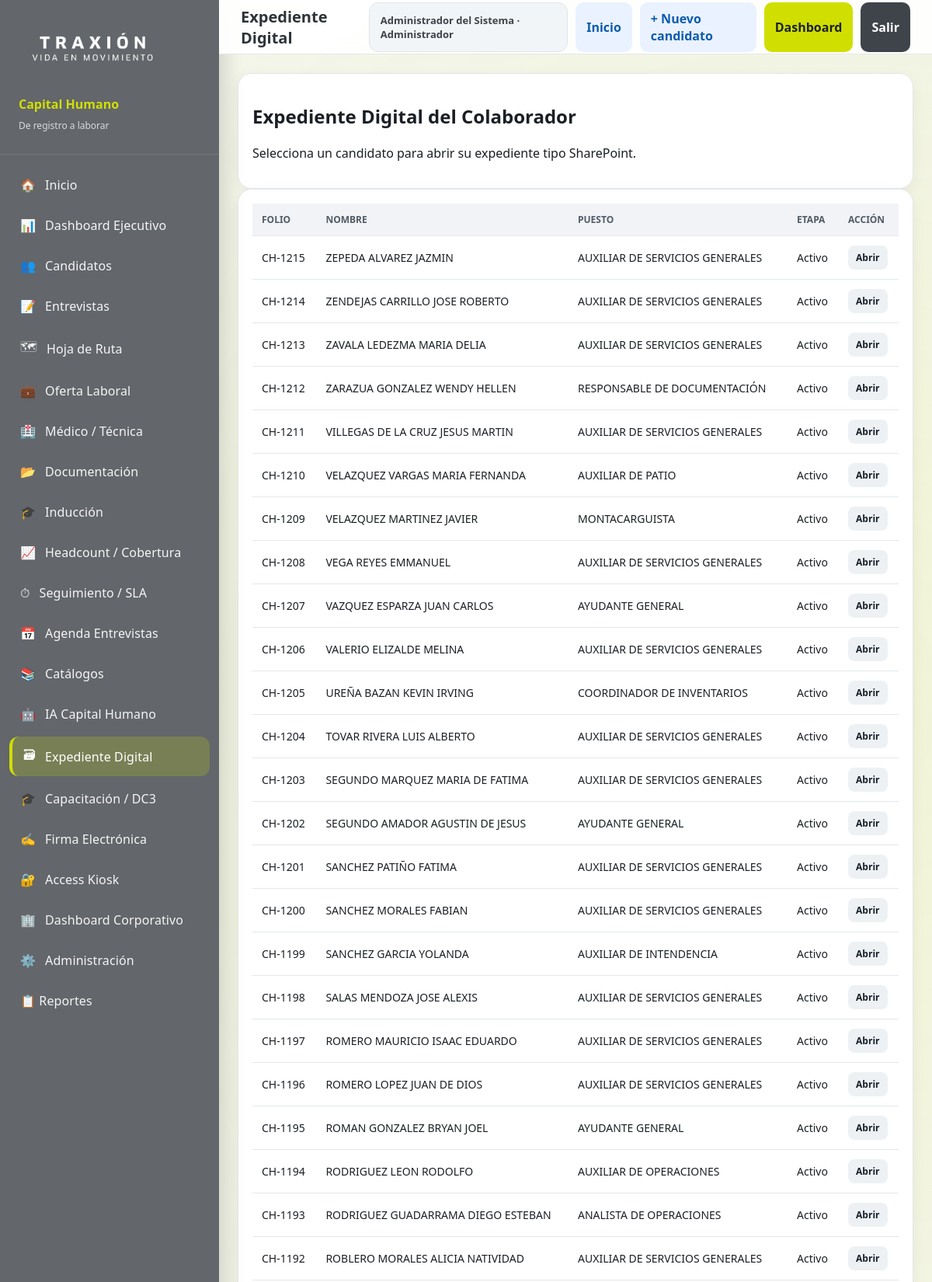
Screenshot of /expediente-digital (signed in, upper part) with the database file from the repository.
### tables this page shows
CREATE TABLE candidatos(
            id INTEGER PRIMARY KEY AUTOINCREMENT,
            folio TEXT UNIQUE,
            nombre TEXT NOT NULL,
            telefono TEXT,
            email TEXT,
            region TEXT,
            localidad TEXT,
            udn TEXT,
            puesto TEXT,
            reclutador TEXT,
            etapa TEXT DEFAULT 'Registro',
            estatus_macro TEXT DEFAULT 'Reclutamiento',
            fecha_entrevista TEXT,
            fecha_registro TEXT,
            fecha_actualizacion TEXT,
            motivo_rechazo TEXT,
            comentarios TEXT
        );

### app.py (the view)
@app.route("/expediente-digital")
def expediente_digital_panel():
    rows = query("SELECT * FROM candidatos WHERE etapa IN ('Activo','Entrega Operaciones','Induccion','Documentacion') ORDER BY id DESC LIMIT 500")
    return render_template("expediente_digital.html", rows=rows, active="expediente", page_title="Expediente Digital")

### app.py (called while the page is built)
def get_conn():
    conn = sqlite3.connect(DB_PATH)
    conn.row_factory = sqlite3.Row
    return conn

def query(sql, params=(), one=False):
    with get_conn() as conn:
        cur = conn.cursor(); cur.execute(sql, params); rows = cur.fetchall()
        return (rows[0] if rows else None) if one else rows

def is_logged_in():
    return bool(session.get("user_id"))

def current_user():
    if not session.get("user_id"):
        return None
    return {
        "id": session.get("user_id"),
        "nombre": session.get("nombre", ""),
        "usuario": session.get("usuario", ""),
        "rol": session.get("rol", "Consulta"),
        "udn_permitidas": session.get("udn_permitidas", "TODAS"),
    }

@app.context_processor
def inject_user():
    return {"current_user": current_user()}

@app.before_request
def require_login_global():
    endpoint = request.endpoint or ""
    if endpoint in PUBLIC_ENDPOINTS or endpoint.startswith("static"):
        return None
    if not is_logged_in():
        return redirect(url_for("login", next=request.path))
    return None

### templates/expediente_digital.html
{% extends 'base.html' %}
{% block content %}
{% if c %}
<div class="grid two">
  <div class="card">
    <h2>{{ c.nombre }}</h2><p class="muted">{{ c.folio }} · {{ c.puesto }} · {{ c.udn }}</p>
    <form method="post" enctype="multipart/form-data" class="form-grid">
      <label>Categoría<select name="categoria"><option>Datos Generales</option><option>Documentación</option><option>Contrato</option><option>Capacitación</option><option>DC3</option><option>Incidencias</option></select></label>
      <label>Documento<input name="documento" placeholder="CURP, RFC, Contrato, DC3..."></label>
      <label>Archivo<input type="file" name="archivo"></label>
      <label>Observaciones<textarea name="observaciones"></textarea></label>
      <button class="btn primary">Agregar al expediente</button>
    </form>
  </div>
  <div class="card">
    <h3>Documentos del expediente</h3>
    <table><thead><tr><th>Categoría</th><th>Documento</th><th>Fecha</th><th>Estatus</th></tr></thead><tbody>
      {% for d in docs %}<tr><td>{{ d.categoria }}</td><td>{{ d.documento }}</td><td>{{ d.fecha[:16] }}</td><td><span class="badge ok">{{ d.estatus }}</span></td></tr>{% endfor %}
      {% if not docs %}<tr><td colspan="4">Sin documentos cargados.</td></tr>{% endif %}
    </tbody></table>
  </div>
</div>
{% else %}
<div class="card"><h2>Expediente Digital del Colaborador</h2><p class="muted">Selecciona un candidato para abrir su expediente tipo SharePoint.</p></div>
<div class="card"><table><thead><tr><th>Folio</th><th>Nombre</th><th>Puesto</th><th>Etapa</th><th>Acción</th></tr></thead><tbody>{% for r in rows %}<tr><td>{{r.folio}}</td><td>{{r.nombre}}</td><td>{{r.puesto}}</td><td>{{r.etapa}}</td><td><a class="btn small" href="{{ url_for('expediente_digital', candidato_id=r.id) }}">Abrir</a></td></tr>{% endfor %}</tbody></table></div>
{% endif %}
{% endblock %}

### static/css/app.css (style rules this page uses)
:root { --lime:#D0DF00; --lime-2:#E3E935; --olive:#B5BD00; --gray-10:#63666A; --gray-7:#97999B; --gray-2:#D0D0CE; --ink:#1B1F24; --paper:#FFFFFF; --bg:#F6F7F8; --line:#E4E7EB; --red:#ED1C24; --amber:#FFB000; --green:#78BE20; }
* { box-sizing:border-box }
body { margin:0; font-family:"Segoe UI",Arial,sans-serif; background:var(--bg); color:var(--ink); font-weight:400; }
body:before { content:""; position:fixed;inset:0;pointer-events:none;z-index:-1; background: linear-gradient(135deg,transparent 0 72%,rgba(99,102,106,.06) 72.2% 72.6%,transparent 72.8%), linear-gradient(35deg,transparent 0 58%,rgba(151,153,155,.07) 58.1% 58.5%,transparent 58.8%), radial-gradient(circle at 90% 10%,rgba(208,223,0,.14),transparent 24%), radial-gradient(circle at 14% 85%,rgba(99,102,106,.08),transparent 25%); }
.btn { display:inline-flex;align-items:center;justify-content:center;gap:8px;border:0;background:#EEF1F4;color:#17202a;padding:10px 14px;border-radius:10px;font-weight:600;text-decoration:none;cursor:pointer }
.card { background:white;border:1px solid var(--line);border-radius:18px;padding:18px;box-shadow:0 6px 18px rgba(23,32,42,.05) }
table { width:100%;border-collapse:collapse;background:white }
th { background:#F1F3F6;text-align:left;font-size:12px;text-transform:uppercase;color:#525B66;padding:12px;font-weight:600 }
td { border-top:1px solid var(--line);padding:12px;font-size:14px }
.btn.small { padding:7px 10px;border-radius:8px;font-size:12px }

### rows the page displays
candidatos: folio "CH-1215", nombre "ZEPEDA ALVAREZ JAZMIN", puesto "AUXILIAR DE SERVICIOS GENERALES", etapa "Activo"
candidatos: folio "CH-1214", nombre "ZENDEJAS CARRILLO JOSE ROBERTO", puesto "AUXILIAR DE SERVICIOS GENERALES", etapa "Activo"
candidatos: folio "CH-1213", nombre "ZAVALA LEDEZMA MARIA DELIA", puesto "AUXILIAR DE SERVICIOS GENERALES", etapa "Activo"
candidatos: folio "CH-1212", nombre "ZARAZUA GONZALEZ WENDY HELLEN", puesto "RESPONSABLE DE DOCUMENTACIÓN", etapa "Activo"
candidatos: folio "CH-1211", nombre "VILLEGAS DE LA CRUZ JESUS MARTIN", puesto "AUXILIAR DE SERVICIOS GENERALES", etapa "Activo"
candidatos: folio "CH-1210", nombre "VELAZQUEZ VARGAS MARIA FERNANDA", puesto "AUXILIAR DE PATIO", etapa "Activo"
candidatos: folio "CH-1209", nombre "VELAZQUEZ MARTINEZ JAVIER", puesto "MONTACARGUISTA", etapa "Activo"
candidatos: folio "CH-1208", nombre "VEGA REYES EMMANUEL", puesto "AUXILIAR DE SERVICIOS GENERALES", etapa "Activo"
candidatos: folio "CH-1207", nombre "VAZQUEZ ESPARZA JUAN CARLOS", puesto "AYUDANTE GENERAL", etapa "Activo"
candidatos: folio "CH-1206", nombre "VALERIO ELIZALDE MELINA", puesto "AUXILIAR DE SERVICIOS GENERALES", etapa "Activo"
candidatos: folio "CH-1205", nombre "UREÑA BAZAN KEVIN IRVING", puesto "COORDINADOR DE INVENTARIOS", etapa "Activo"
candidatos: folio "CH-1204", nombre "TOVAR RIVERA LUIS ALBERTO", puesto "AUXILIAR DE SERVICIOS GENERALES", etapa "Activo"
candidatos: folio "CH-1203", nombre "SEGUNDO MARQUEZ MARIA DE FATIMA", puesto "AUXILIAR DE SERVICIOS GENERALES", etapa "Activo"
candidatos: folio "CH-1202", nombre "SEGUNDO AMADOR AGUSTIN DE JESUS", puesto "AYUDANTE GENERAL", etapa "Activo"
candidatos: folio "CH-1201", nombre "SANCHEZ PATIÑO FATIMA", puesto "AUXILIAR DE SERVICIOS GENERALES", etapa "Activo"
candidatos: folio "CH-1200", nombre "SANCHEZ MORALES FABIAN", puesto "AUXILIAR DE SERVICIOS GENERALES", etapa "Activo"
candidatos: folio "CH-1199", nombre "SANCHEZ GARCIA YOLANDA", puesto "AUXILIAR DE INTENDENCIA", etapa "Activo"
candidatos: folio "CH-1198", nombre "SALAS MENDOZA JOSE ALEXIS", puesto "AUXILIAR DE SERVICIOS GENERALES", etapa "Activo"
candidatos: folio "CH-1197", nombre "ROMERO MAURICIO ISAAC EDUARDO", puesto "AUXILIAR DE SERVICIOS GENERALES", etapa "Activo"
candidatos: folio "CH-1196", nombre "ROMERO LOPEZ JUAN DE DIOS", puesto "AUXILIAR DE SERVICIOS GENERALES", etapa "Activo"
candidatos: folio "CH-1195", nombre "ROMAN GONZALEZ BRYAN JOEL", puesto "AYUDANTE GENERAL", etapa "Activo"
candidatos: folio "CH-1194", nombre "RODRIGUEZ LEON RODOLFO", puesto "AUXILIAR DE OPERACIONES", etapa "Activo"
candidatos: folio "CH-1193", nombre "RODRIGUEZ GUADARRAMA DIEGO ESTEBAN", puesto "ANALISTA DE OPERACIONES", etapa "Activo"
candidatos: folio "CH-1192", nombre "ROBLERO MORALES ALICIA NATIVIDAD", puesto "AUXILIAR DE SERVICIOS GENERALES", etapa "Activo"

### other values shown
{{ ico }} "🏠" "📊" "👥" "📝" "🗺" "💼" "🏥" "📂" "🎓" "📈" "⏱" "📅" "📚" "🤖" "🗃" "🎓" "✍️" "🔐" "🏢" "⚙️"
{{ txt }} "Inicio" "Dashboard Ejecutivo" "Candidatos" "Entrevistas" "Hoja de Ruta" "Oferta Laboral" "Médico / Técnica" "Documentación" "Inducción" "Headcount / Cobertura" "Seguimiento / SLA" "Agenda Entrevistas" "Catálogos" "IA Capital Humano" "Expediente Digital" "Capacitación / DC3" "Firma Electrónica" "Access Kiosk" "Dashboard Corporativo" "Administración"
{{ page_title or 'Plataforma Integral de Capital Humano' }} "Expediente Digital"
{{ current_user.nombre }} "Administrador del Sistema"
{{ current_user.rol }} "Administrador"
